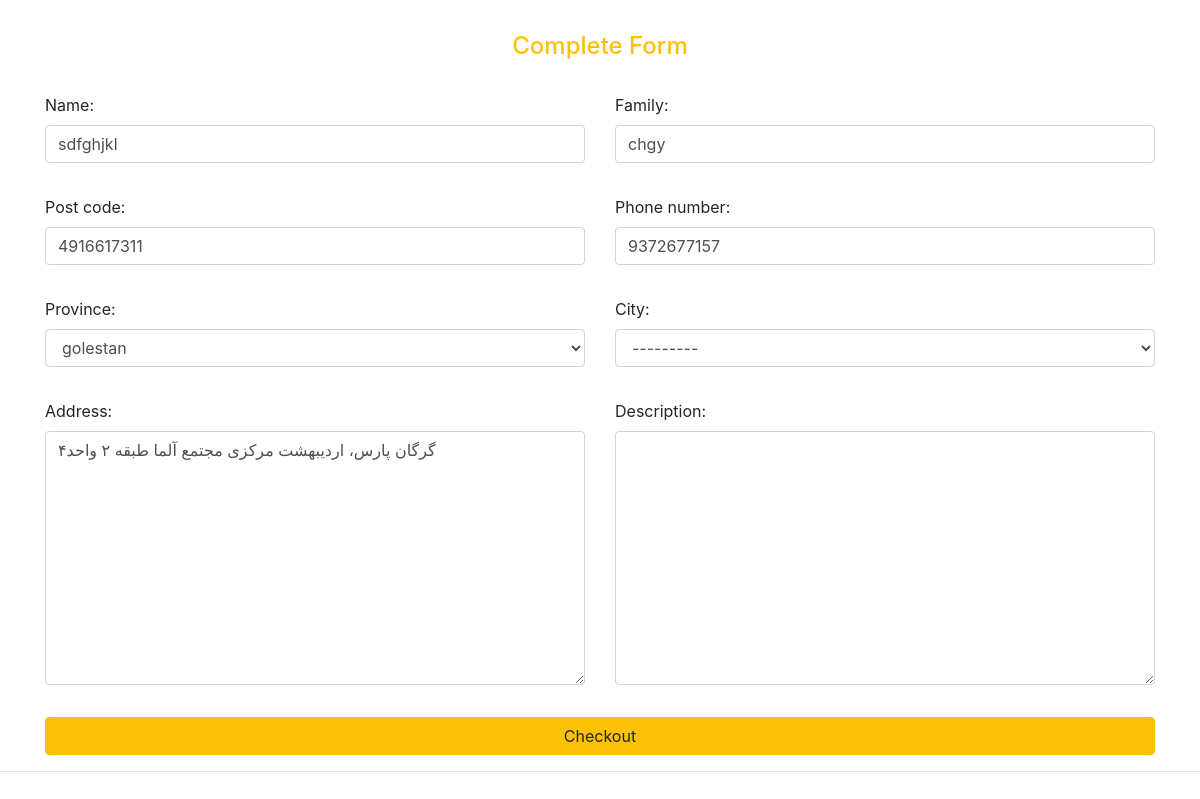
The app's page /order/complete-order/ (signed in) with its own data.
### order_module/models.py (models this page shows, shortened)
class Order( models.Model ):
    owner = models.ForeignKey( settings.AUTH_USER_MODEL, on_delete=models.CASCADE )
    is_paid = models.BooleanField( default=False, help_text='order paid or not' )
    is_send = models.BooleanField( default=False, help_text='order sent or not' )
    created_date = models.DateTimeField( help_text='created current user order', auto_now_add=True )
    payment_date = models.DateTimeField( null=True, blank=True, help_text='order payment date' )
    tracking_code = models.CharField( null=True, max_length=50 )
    coupon_code = models.ForeignKey( 'Coupon', null=True, on_delete=models.DO_NOTHING, blank=True )
    name = models.CharField( max_length=50, null=True, blank=True )
    family = models.CharField( max_length=50, null=True, blank=True )
    post_code = models.IntegerField( null=True, blank=True )
    phone_number = models.IntegerField( null=True, blank=True )
    province = models.ForeignKey( 'Province', on_delete=models.CASCADE, null=True, blank=True )
    city = models.ForeignKey( 'City', on_delete=models.CASCADE, null=True, blank=True )
    address = models.TextField( null=True, blank=True )
    description = models.TextField( null=True, blank=True )
    class Meta:
        verbose_name = 'user order'
        verbose_name_plural = 'orders list'

### order_module/views.py (the view, shortened to what this page needs)
# urls.py: path('complete-order/', views.complete_order, name='complete-order'),
@login_required
def complete_order(request):
    open_order: Order = Order.objects.get(owner=request.user, is_paid=False)
    if open_order is None:
        return redirect('home_module:home-view')
    context = {
        'title': 'complete order'
    }
    complete_form = CompleteForm(request.POST or None, instance=open_order)
    context['complete_form'] = complete_form
    return render(request, 'order_module/complete_order.html', context)

### order_module/models.py (called while the page is built)
    def __str__(self):
        return self.province_name

### order_module/templates/order_module/complete_order.html (shortened to what this page needs)
{% extends 'shared/layout.html' %}
{% block content %}
    <div class="container">
        <h4 class="text-center text-warning m-4 p-2">Complete Form</h4>
        <form method="post" data-cities-url="{% url 'order_module:load_cities' %}" id="completeForm" novalidate>
            <div class="row">
                <div class="col-lg-6 col-md-6 form-group">
                    <label>{{ complete_form.name.label }}:</label>
                    {{ complete_form.name }}
                </div>
                <div class="col-lg-6 col-md-6 form-group">
                    <label>{{ complete_form.family.label }}:</label>
                    {{ complete_form.family }}
                </div>
            </div>
            <div class="row">
                <div class="col-lg-6 col-md-6 form-group">
                    <label>{{ complete_form.post_code.label }}:</label>
                    {{ complete_form.post_code }}
                </div>
                <div class="col-lg-6 col-md-6 form-group">
                    <label>{{ complete_form.phone_number.label }}:</label>
                    {{ complete_form.phone_number }}
                </div>
            </div>
            <div class="row">
                <div class="col-lg-6 col-md-6 form-group">
                    <label>{{ complete_form.province.label }}:</label>
                    {{ complete_form.province }}
                </div>
                <div class="col-lg-6 col-md-6 form-group">
                    <label>{{ complete_form.city.label }}:</label>
                    {{ complete_form.city }}
                </div>
            </div>
            <div class="row">
                <div class="col-lg-6 col-md-6 form-group">
                    <label>{{ complete_form.address.label }}:</label>
                    {{ complete_form.address }}
                </div>
                <div class="col-lg-6 col-md-6 form-group">
                    <label>{{ complete_form.description.label }}:</label>
                    {{ complete_form.description }}
                </div>
            </div>
            <button class="btn btn-warning btn-block" type="submit">Checkout</button>
        </form>
    </div>
{% endblock %}

### static/css/style.css (style rules this page uses)
body { overflow: -moz-scrollbars-vertical; overflow-x: hidden; overflow-y: auto; }

### records on screen
Order: name "sdfghjkl", family "chgy", post_code "4916617311", phone_number "9372677157", province "golestan", city "---------", address "گرگان پارس، اردیبهشت مرکزی مجتمع آلما طبقه ۲ واحد۴"

### other values on screen
{{ complete_form.name.label }} "Name"
{{ complete_form.family.label }} "Family"
{{ complete_form.post_code.label }} "Post code"
{{ complete_form.phone_number.label }} "Phone number"
{{ complete_form.province.label }} "Province"
{{ complete_form.city.label }} "City"
{{ complete_form.address.label }} "Address"
{{ complete_form.description.label }} "Description"
